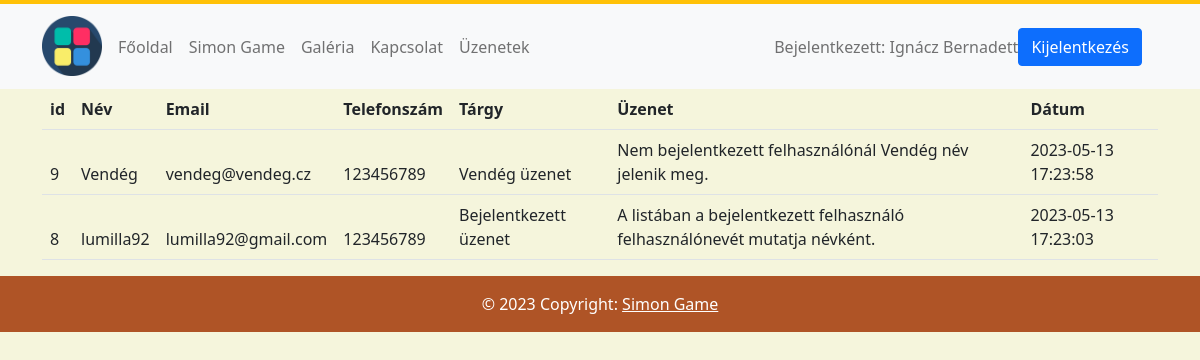
Screenshot of /index.php?page=messages (signed in) with the database file from the repository.
### tables this page shows
CREATE TABLE `users` (
  `id` int(11) NOT NULL,
  `username` varchar(100) NOT NULL,
  `lastname` varchar(100) NOT NULL,
  `firstname` varchar(100) NOT NULL,
  `email` varchar(100) NOT NULL,
  `password` varchar(100) NOT NULL
);

CREATE TABLE `contacts_list` (
  `id` int(11) NOT NULL,
  `name` varchar(100) NOT NULL,
  `email` varchar(100) NOT NULL,
  `phone` int(50) NOT NULL,
  `subject` varchar(255) NOT NULL,
  `Message` text NOT NULL,
  `sent_date` datetime NOT NULL
);

### messages.php (the view, shortened to what this page needs)
<?php
$query = "SELECT * FROM contacts_list ORDER BY sent_date DESC";
$result = mysql_query($query);
?>
<div class ='container'>
<table class='table table-striped'>
<thead><tr>
<th scope='col'>id</th>
<th scope='col'>Név</th>
<th scope='col'>Email</th>
<th scope='col'>Telefonszám</th>
<th scope='col'>Tárgy</th>
<th scope='col'>Üzenet</th>
<th scope='col'>Dátum</th>
<?php
while($row = mysql_fetch_array($result)){
echo "<tr><td>" . htmlspecialchars($row['id']) . "</td><td>" . htmlspecialchars($row['name']) . "</td><td>" . htmlspecialchars($row['email']) . "</td><td>" .htmlspecialchars($row['phone']) . "</td><td>" . htmlspecialchars($row['subject']) . "</td><td>" . htmlspecialchars($row['Message']) . "</td><td>" . htmlspecialchars($row['sent_date']) . "</td></tr>";
}
?>
</tr></thead>
</table>
</div>

### index.php (shortened to what this page needs)
<!DOCTYPE html>
<html>
<head>
	<link href="https://cdn.jsdelivr.net/npm/bootstrap@5.1.3/dist/css/bootstrap.min.css" rel="stylesheet">
  <link rel="stylesheet" type="text/css" href="style/style.css">
  </head>
<body>
<nav class="navbar navbar-expand-lg navbar-light bg-light">
  <div class="container">
    <a class="navbar-brand me-2" href="">
      <img
        src="images/header.png"
        height="60"
        alt="simongame"
        loading="lazy"
        style="margin-top: -1px;"
      />
    </a>
    <div class="collapse navbar-collapse" id="navbarNav">
      <ul class="navbar-nav me-auto my-2 my-lg-0 navbar-nav-scroll">
        <li class="nav-item">
          <a class="nav-link" href="index.php?page=home">Főoldal</a>
        </li>
        <li class="nav-item">
          <a class="nav-link" href="index.php?page=simon">Simon Game</a>
        </li>
        <li class="nav-item">
          <a class="nav-link" href="index.php?page=galeria">Galéria</a>
        </li>
        <li class="nav-item">
          <a class="nav-link" href="index.php?page=contact">Kapcsolat</a>
        </li>
        <li class="nav-item">
          <a class="nav-link" href="index.php?page=messages">Üzenetek</a>
        </li>
      </ul>
      <span class="navbar-text">
      <?php
      if (isset($_SESSION['username'])) {
        $myConnection= mysqli_connect('localhost', 'root', '', 'simongame') or die ("could not connect to mysql");
        $sqlCommand="SELECT * FROM `users` WHERE `username` = '{$_SESSION['username']}'";
        $query=mysqli_query($myConnection, $sqlCommand) or die(mysqli_error($myConnection));
        $show=mysqli_fetch_assoc($query);
        echo "Bejelentkezett: ".$show['lastname']; echo " " .$show['firstname'];
      }
      ?>
      </span>
      <div class="d-flex align-items-center">
        <?php if (isset($_SESSION['username'])) : ?>
          <a href="index.php?page=logout">
        <button type="button" class="btn btn-primary me-3" >
          Kijelentkezés</button>
        </a>
        <?php endif; ?>
      </div>
    </div>
  </div>
</nav>
      <article>
			<div id="centerer">
				<section>
					<?php
						if (isset($_GET['page']))
							$page = $_GET['page'];
						else
							$page = 'home';
						if (preg_match('/^[a-z0-9\-]+$/', $page))
						{
							$inserted = include($page . '.php');
						}
						else
							echo('Invalid parameter.');
					?>
				</section>
			</div>
		</article>
<footer class="text-center text-lg-start" style="background-color: #db6930;">
  <div class="text-center text-white p-3" style="background-color: rgba(0, 0, 0, 0.2);">
    © 2023 Copyright:
    <a class="text-white" href="">Simon Game</a>
  </div>
</footer>
</body>
</html>

### style/style.css (style rules this page uses)
body { background-color: beige; -webkit-font-smoothing: antialiased; -moz-osx-font-smoothing: grayscale; text-rendering: optimizeLegibility; -moz-font-feature-settings: "liga" on; margin: 0; padding: 0; box-sizing: border-box; font-family: "segoe ui", verdana, helvetica, arial, sans-serif; font-size: 100%; transition: all 500ms ease; }
.navbar { border-top: 4px solid #ffc107; border-top-color: #ffc107; }

### rows the page displays
users: lastname "Ignácz", firstname "Bernadett"
contacts_list: id "9", name "Vendég", email "vendeg@vendeg.cz", phone "123456789", subject "Vendég üzenet", Message "Nem bejelentkezett felhasználónál Vendég név jelenik meg.", sent_date "2023-05-13 17:23:58"
contacts_list: id "8", name "lumilla92", email "lumilla92@gmail.com", phone "123456789", subject "Bejelentkezett üzenet", Message "A listában a bejelentkezett felhasználó felhasználónevét mutatja névként.", sent_date "2023-05-13 17:23:03"
